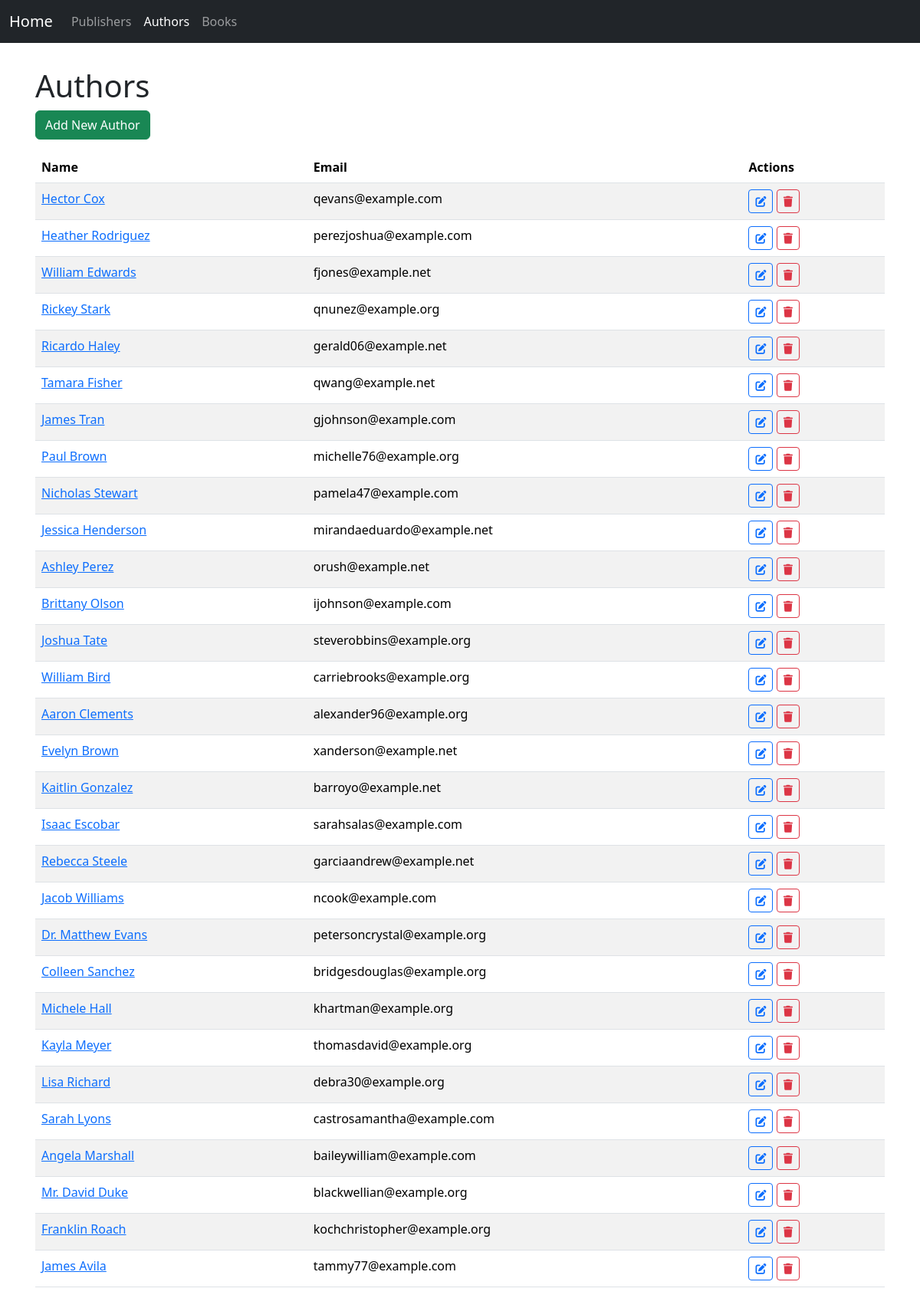
Screenshot of /authors/ with the database file from the repository.
### book_app/models.py (models this page shows, shortened)
class Author(models.Model):
    name = models.CharField(max_length=200)
    email = models.EmailField()
    headshot = models.ImageField(
        upload_to="author_headshots", null=True, blank=True)
    class Meta:
        ordering = ["-id"]

### book_app/views.py (the view)
# urls.py: path('authors/', AuthorListView.as_view(), name='author_list'),
class AuthorListView(ListView):
    model = Author
    context_object_name = "authors"
    def get_context_data(self, **kwargs):
        context = super().get_context_data(**kwargs)
        context['nbar'] = "authors"
        return context

### book_app/templates/book_app/author_list.html (shortened to what this page needs)
{% extends 'book_app/base.html' %}
{% block content %}
<h1>Authors</h1>
<a href="{% url 'book_app:author_add' %}" class="btn btn-success mb-3">Add New Author</a>
<table class="table table-striped">
    <thead>
        <tr>
            <th scope="col">Name</th>
            <th scope="col" class="d-none d-md-table-cell">Email</th>
            <th scope="col">Actions</th>
        </tr>
    </thead>
    <tbody>
        {% for author in authors %}
        <tr>
            <td>
                <a href="{% url 'book_app:author_detail' author.pk %}">{{ author.name }}</a>
            </td>
            <td class="d-none d-md-table-cell">{{ author.email }}</td>
            <td>
                <a href="{% url 'book_app:author_edit' author.pk %}" class="btn btn-sm btn-outline-primary">
                    <i class="fas fa-edit"></i>
                </a>
                <a href="{% url 'book_app:author_delete' author.pk %}" class="btn btn-sm btn-outline-danger">
                    <i class="fas fa-trash"></i>
                </a>
            </td>
        </tr>
        {% empty %}
        <tr>
            <td colspan="3">No authors found.</td>
        </tr>
        {% endfor %}
    </tbody>
</table>
{% endblock %}

### rows the page displays
Author: name "Hector Cox", email "qevans@example.com"
Author: name "Heather Rodriguez", email "perezjoshua@example.com"
Author: name "William Edwards", email "fjones@example.net"
Author: name "Rickey Stark", email "qnunez@example.org"
Author: name "Ricardo Haley", email "gerald06@example.net"
Author: name "Tamara Fisher", email "qwang@example.net"
Author: name "James Tran", email "gjohnson@example.com"
Author: name "Paul Brown", email "michelle76@example.org"
Author: name "Nicholas Stewart", email "pamela47@example.com"
Author: name "Jessica Henderson", email "mirandaeduardo@example.net"
Author: name "Ashley Perez", email "orush@example.net"
Author: name "Brittany Olson", email "ijohnson@example.com"
Author: name "Joshua Tate", email "steverobbins@example.org"
Author: name "William Bird", email "carriebrooks@example.org"
Author: name "Aaron Clements", email "alexander96@example.org"
Author: name "Evelyn Brown", email "xanderson@example.net"
Author: name "Kaitlin Gonzalez", email "barroyo@example.net"
Author: name "Isaac Escobar", email "sarahsalas@example.com"
Author: name "Rebecca Steele", email "garciaandrew@example.net"
Author: name "Jacob Williams", email "ncook@example.com"
Author: name "Dr. Matthew Evans", email "petersoncrystal@example.org"
Author: name "Colleen Sanchez", email "bridgesdouglas@example.org"
Author: name "Michele Hall", email "khartman@example.org"
Author: name "Kayla Meyer", email "thomasdavid@example.org"
Author: name "Lisa Richard", email "debra30@example.org"
Author: name "Sarah Lyons", email "castrosamantha@example.com"
Author: name "Angela Marshall", email "baileywilliam@example.com"
Author: name "Mr. David Duke", email "blackwellian@example.org"
Author: name "Franklin Roach", email "kochchristopher@example.org"
Author: name "James Avila", email "tammy77@example.com"
